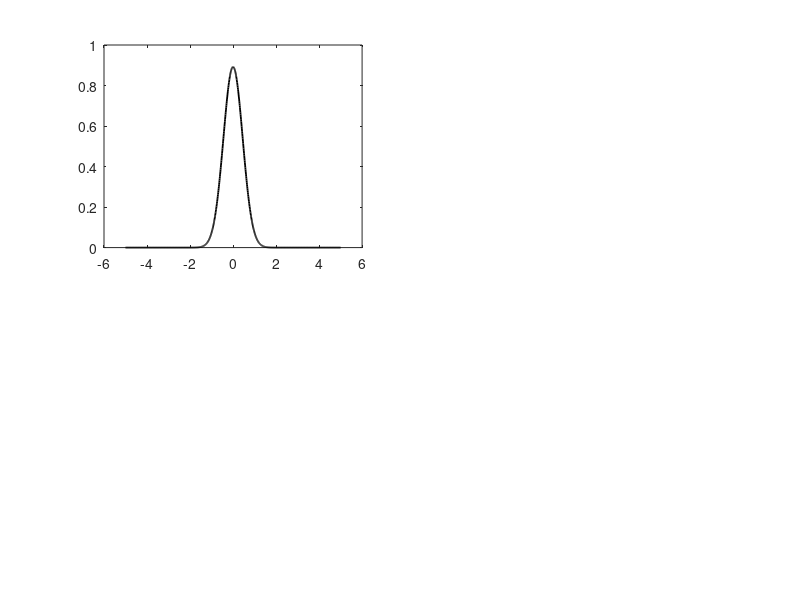

Source code (MATLAB): (Note: this script raises an error after producing the figure.)
clearvars, clc;
mu = [0,0,0,-2]; sigma = [sqrt(0.2),1,sqrt(5),sqrt(0.5)];
n = 10000;
edges = -5:0.5:5;
T = 0.01;
X = -5:T:edges(end);
figure(2); clf;
for i=1:length(mu)
    subplot(2,2,i);
    f = (1/sqrt(2*pi*sigma(i)^2))*exp(-0.5*((X-mu(i))/sigma(i)).^2);
    plot(X,f,'color','k','LineWidth',1.3);
    hold on;
    x = sigma(i)*randn(1,n)+mu(i);
    histogram(x,edges,'normalization','pdf', 'FaceColor',[0.75,0.75,0.75]);
    hold off;
    grid on; set(gca, 'gridlinestyle', '--');
    xlabel('dk'); ylabel('Gözlem sayısı');
    axis([-5, 5, 0, 1]);
    set(gca, 'xtick', -5:5);
    legendText = ['$$\mu$$ = ' num2str(mu(i)) '$$\;\;\sigma^2$$ = ' num2str(sigma(i)^2)];
    legend(legendText,'interpreter','latex','fontsize',13);
end